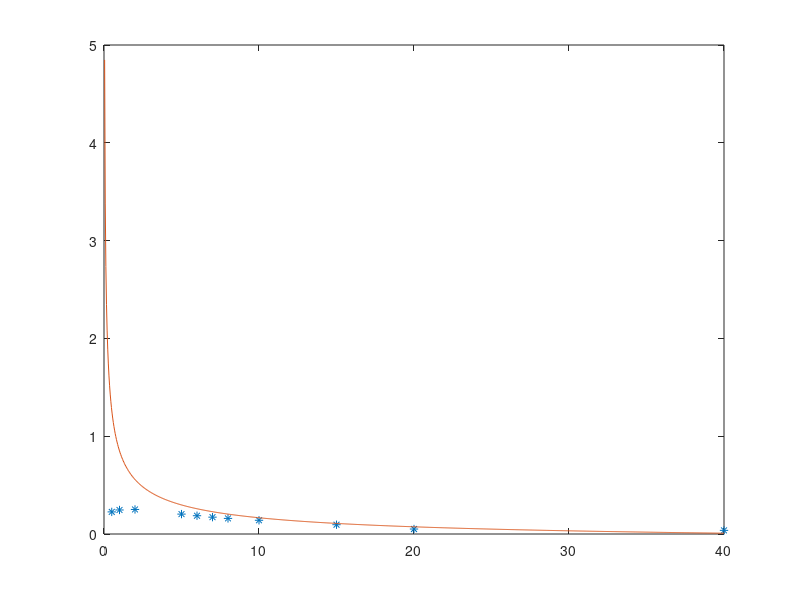

Recreate this plot in MATLAB. (Note: this script raises an error after producing the figure.)
% Data
Lz = 1;
Lx = [0.5,1,2,5,6,7,8,10,15,20,40];
R = [0.22602171,0.24566273,0.25104229,0.20345172,0.18692082,0.17226913,0.15952006,0.14030094,0.09496913,0.05082819,0.03705537];
% Fit function
xx = linspace(0,40,1000);
Lf = 0.18;
lexp = 0.4;
f0 = 1.8;
f = @(Lx) f0*Lx.*exp(-(Lx/Lf).^lexp);
% Lf = 3;
% lexp = 0.4;
% f0 = 1.5;
% f = @(Lx) f0*(Lx).^(lexp-1)./Lf*lexp.*exp(-(Lx/Lf).^lexp);
Lf = 0.18;
lexp = 0.4;
f0 = 1.6;
exp0 = 0.01;
f = @(Lx) f0*Lx.*(exp(-((Lx/Lf)).^lexp)+exp0./Lx);
L = sqrt(Lx.^2 + Lz.^2);

Lz = 1;
f = @(Lx) Lz./(Lx+3).^0.5-0.15;
f = @(Lx) (Lz./(Lx+5)).^0.5-0.12;
f = @(Lx) (Lz./(Lx)).^0.5-0.15;
%f = @(Lx) atan((Lz)./(Lx)+0.02).^0.95;
%f = @(Lx) atan(2*(Lz)./(Lx)+1.00).^1.0;

%Lz/Lx

plot(Lx,R,'*',xx,f(xx),'-')
%plot(L,R,'*')
%semilogx(Lx,R,'*',xx,f(xx),'-')
hca = gca;
hca.YLim = [0 0.4];
grid on;

%%
% Judits fit to data 
eta = logspace(-2,1,1000);
a = 0.18435;
b = 0.30802;
c = 0.02164;
fR = @(eta) a*eta./(b+eta)+c;
plot(1./eta,fR(eta),'*')
